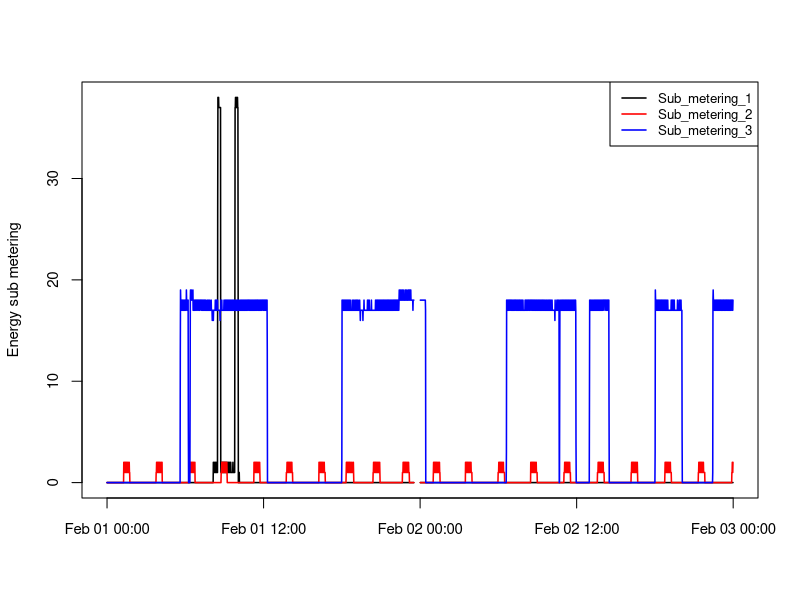

The R source for this figure:
# plot3.R - R code to generate plot3.png

# Read the data file (already limited to data for Feb. 1-2, 2007)
data <- read.csv("household_power_2days.txt", sep=";", stringsAsFactors=FALSE)

# Convert Time column to POSIXlt/POSIXct using date from the Date column
data$Time <- strptime(paste(data$Date, data$Time), "%d/%m/%Y %H:%M:%S")

# Create the plot
png(file="plot3.png", bg="transparent")  # png default size is 480x480
with(data, {
    lw = c(1.5, 1.5, 1.5)  # adjust line width, font sizes
    plot(Time, Sub_metering_1, type="n", xlab="", 
         ylab="Energy sub metering", cex.axis=0.9, cex.lab=0.9)
    lines(Time, Sub_metering_1, lwd=lw)
    lines(Time, Sub_metering_2, col="red", lwd=lw)
    lines(Time, Sub_metering_3, col="blue", lwd=lw)
    legend("topright", col=c("black", "red", "blue"), lwd=lw,
           legend=c("Sub_metering_1", "Sub_metering_2", "Sub_metering_3"),
           pt.cex=0.8, cex=0.8)
})

dev.off()